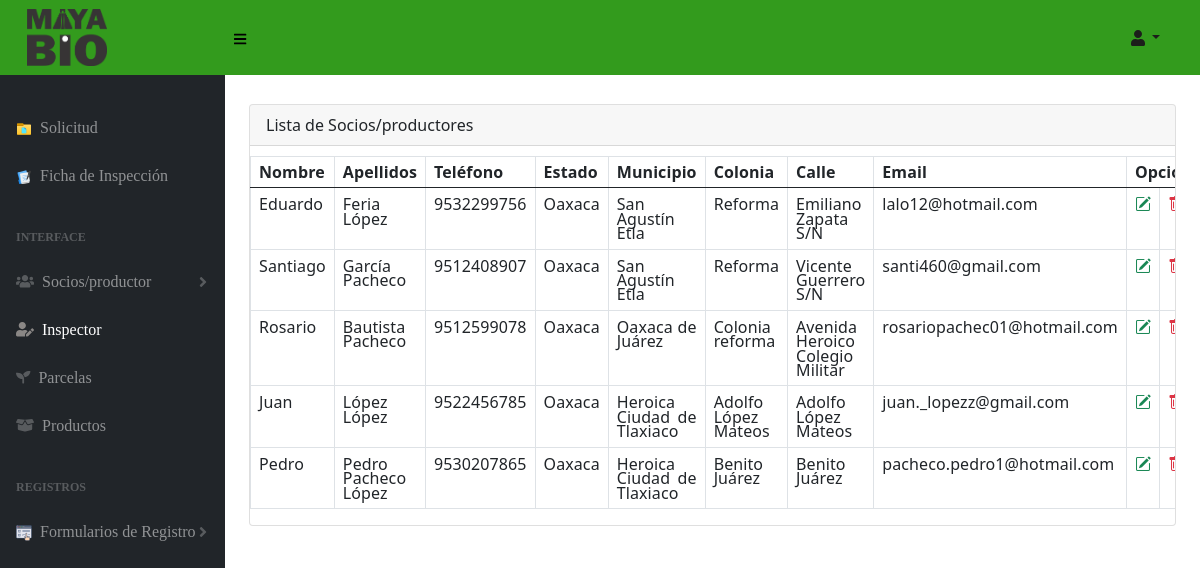
Page /registro.php on the committed database.
### tables this page shows
CREATE TABLE `persona` (
  `codigo` int(11) NOT NULL,
  `nombre` varchar(50) NOT NULL,
  `apellidos` varchar(50) NOT NULL,
  `telefono` varchar(20) NOT NULL,
  `estado` varchar(100) NOT NULL,
  `municipio` varchar(100) NOT NULL,
  `colonia` varchar(100) NOT NULL,
  `calle` varchar(100) NOT NULL,
  `email` varchar(100) NOT NULL
);

### registro.php (the view, shortened to what this page needs)
<?php include 'template/header.php' ?>
<?php
    include_once "model/conexion.php";
    $sentencia = $bd -> query("select * from persona");
    $persona = $sentencia->fetchAll(PDO::FETCH_OBJ);
?>
<!DOCTYPE html>
<html lang="es">
    <head>
        <link href="css/styles.css" rel="stylesheet" />
        <link rel="stylesheet" href="css/form.css"/>
        <link rel="stylesheet" href="css/tabla.css"/>
        <link href="https://cdn.datatables.net/1.10.20/css/dataTables.bootstrap4.min.css" rel="stylesheet" />
        <link href="https://cdn.jsdelivr.net/npm/bootstrap@5.0.2/dist/css/bootstrap.min.css" rel="stylesheet">
    </head>
    <body class="sb-nav-fixed">
        <nav class="sb-topnav navbar navbar-expand navbar-dark bg-dark">
			<div class="logo">
				<a class="navbar-brand" href="./principal/index.html" > <img src="./images/MAYABIO-BN.png" alt="#">
				</a><button class="btn btn-link btn-sm order-1 order-lg-0" id="sidebarToggle" href="" ><i class="fas fa-bars"></i></button>
			</div>
            <ul class="navbar-nav ml-auto mr-0 mr-md-3 my-2 my-md-0">
                <li class="nav-item dropdown">
                    <a class="nav-link dropdown-toggle" id="userDropdown" href="#" role="button" data-toggle="dropdown" aria-haspopup="true" aria-expanded="false"><i class="fas fa-user fa-fw"></i></a>
                </li>
            </ul>
        </nav>
        <div id="layoutSidenav">
            <div id="layoutSidenav_nav">
                <br><br>
                <nav class="sb-sidenav accordion sb-sidenav-dark" id="sidenavAccordion">
                    <div class="sb-sidenav-menu">
                        <div class="nav">
                            <a class="nav-link" href="./solicitud/agregar.solicitud.php">
                                <div class="sb-nav-link-icon">
                                    <img src="./icon/solicitud.png" alt="">
                                </div> Solicitud
                            </a>
                            <a class="nav-link" href="./ficha.inspeccion/agregar.inspeccion.php">
                                <div class="sb-nav-link-icon">
                                    <img src="./icon/inspector.png" width: 40px>
                                </div> Ficha de Inspección
                            </a>
                            <div class="sb-sidenav-menu-heading">Interface</div>
                            <a class="nav-link collapsed" href="#" data-toggle="collapse" data-target="#collapseLayouts" aria-expanded="false" aria-controls="collapseLayouts">
                                <div class="sb-nav-link-icon">
                                    <i class="fas fa-users"></i>
                                </div>Socios/productor
                                <div class="sb-sidenav-collapse-arrow">
                                    <i class="fas fa-angle-down"></i>
                                </div>
                            </a>
                            <a class="nav-link" href="">
                                <div class="sb-nav-link-icon">
                                    <i class='fas fa-user-edit fa-1x' style='color:#8a8785'></i>
                                </div> Inspector
                            </a>
                            <a class="nav-link" href="./parcelas/parcelas.php">
                                <div class="sb-nav-link-icon">
                                    <i class="fas fa-seedling"></i>
                                </div> Parcelas
                            </a>
                            <a class="nav-link" href="./productos-agregar/productos.php">
                                <div class="sb-nav-link-icon">
                                    <i class="fas fa-box-open"></i>
                                </div> Productos
                            </a>
                            <div class="sb-sidenav-menu-heading">Registros</div>
                                <a class="nav-link collapsed" href="#" data-toggle="collapse" data-target="#collapsePages" aria-expanded="false" aria-controls="collapsePages">
                                    <div class="sb-nav-link-icon">
                                        <img src="./icon/registro.png">
                                    </div> Formularios de Registro
                                    <div class="sb-sidenav-collapse-arrow"><i class="fas fa-angle-down"></i></div>
                                </a>
                            <br><br>
                        </div>
                    </div>
                </nav>
            </div>
            <div id="layoutSidenav_content">
                    <div class="container-fluid">
                        <div class="container mt-5">
                            <div class="row justify-content-center">
                                <div class="col-md-10  col-lg-12 ">
                                    <div class="card">
                                        <div class="card-header">
                                            Lista de Socios/productores
                                        </div>
                                        <div class="table-responsive">
                                            <table class="table table-bordered">
                                                <thead>
                                                    <tr>
                                                        <th scope="col">Nombre</th>
                                                        <th scope="col">Apellidos</th>
                                                        <th scope="col">Teléfono</th>
                                                        <th scope="col">Estado</th>
                                                        <th scope="col">Municipio</th>
                                                        <th scope="col">Colonia</th>
                                                        <th scope="col">Calle</th>
                                                        <th scope="col">Email</th>
                                                        <th scope="col" colspan="10">Opciones</th>
                                                    </tr>
                                                </thead>
                                                <tbody>
                                                    <?php
                                                        foreach($persona as $dato){
                                                    ?>
                                                    <tr>
                                                        <td><?php echo $dato->nombre; ?></td>
                                                        <td><?php echo $dato->apellidos; ?></td>
                                                        <td><?php echo $dato->telefono; ?></td>
                                                        <td><?php echo $dato->estado; ?></td>
                                                        <td><?php echo $dato->municipio; ?></td>
                                                        <td><?php echo $dato->colonia; ?></td>
                                                        <td><?php echo $dato->calle; ?></td>
                                                        <td><?php echo $dato->email; ?></td>
                                                        <td><a class="text-success" href="editar.php?codigo=<?php echo $dato->codigo; ?>"><i class="bi bi-pencil-square"></i></a></td>
                                                        <td><a onclick="return confirm('Estas seguro de eliminar?');" class="text-danger" href="eliminar.php?codigo=<?php echo $dato->codigo; ?>"><i class="bi bi-trash"></i></a></td>
                                                    </tr>
                                                    <?php
                                                        }
                                                    ?>
                                                </tbody>
                                            </table>
                                        </div>
                                    </div>
                                </div>
                            </div>
                        </div>
                    </div>
            </div>
        </div>
    </body>
</html>
<?php include 'template/footer.php' ?>

### css/form.css (style rules this page uses)
body { font-family: Tahoma; background: #daddda; background-image: url(""); }

### css/tabla.css (style rules this page uses)
.table { width: 100%; margin-bottom: 1rem; color: #050505; position: static; text-align: justify; margin-top: 10px; line-height: 90%; letter-spacing: 0.1px; }
.table th, .table td { padding: 0.50rem; vertical-align: sub; line-height: 90%; font-family:'Segoe UI', Tahoma, Geneva, Verdana, sans-serif; }
.table thead th { vertical-align: bottom; border-bottom: 1px solid #dee2e6; border-left: #b7b7b9; }

### registro.php (style rules this page uses)
.logo img { padding: 10px; margin: 1px; left: -right; width: 100px; }

### rows in the picture
persona: nombre "Eduardo", apellidos "Feria López", telefono "9532299756", estado "Oaxaca", municipio "San Agustín Etla", colonia "Reforma", calle "Emiliano Zapata S/N", email "lalo12@hotmail.com"
persona: nombre "Santiago", apellidos "García Pacheco", telefono "9512408907", estado "Oaxaca", municipio "San Agustín Etla", colonia "Reforma", calle "Vicente Guerrero S/N", email "santi460@gmail.com"
persona: nombre "Rosario", apellidos "Bautista Pacheco", telefono "9512599078", estado "Oaxaca", municipio "Oaxaca de Juárez", colonia "Colonia reforma", calle "Avenida Heroico Colegio Militar", email "rosariopachec01@hotmail.com"
persona: nombre "Juan", apellidos "López López", telefono "9522456785", estado "Oaxaca", municipio "Heroica Ciudad de Tlaxiaco", colonia "Adolfo López Mateos", calle "Adolfo López Mateos", email "juan._lopezz@gmail.com"
persona: nombre "Pedro", apellidos "Pedro Pacheco López", telefono "9530207865", estado "Oaxaca", municipio "Heroica Ciudad de Tlaxiaco", colonia "Benito Juárez", calle "Benito Juárez", email "pacheco.pedro1@hotmail.com"
